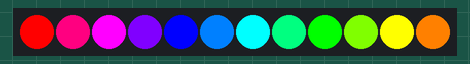
A sketch run on a simulated Arduino Uno, built with avr-gcc and run on an emulated ATmega328P. On the bench: 12 RGB LEDs in strip order, left to right.

Above: at 0.05 s.
At 0.45 s:
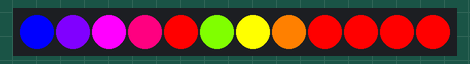
At 0.85 s:
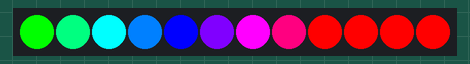
At 1.26 s:
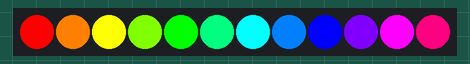
At 1.66 s:
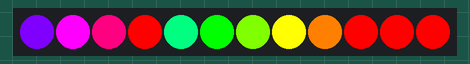

The sketch:

FadingThruColors.ino
```cpp
#include <Adafruit_NeoPixel.h>
#ifdef __AVR__
#include <avr/power.h>
#endif

int const NUM_PIXELS = 12;
int8_t const PIN = 13;
Adafruit_NeoPixel pixels;

void setup() {
  pixels = Adafruit_NeoPixel(NUM_PIXELS, PIN, NEO_GRB+NEO_KHZ800);
  pixels.begin();
  pixels.show(); // Init all pixels to "off"
}
void loop() {
  // Colors are defined in 0xRRGGBB format.
  while (true) {
    for (int i = 12; i >= 0; i--) {
      pixels.setPixelColor(i, 0xFF0000);
      pixels.setPixelColor(abs(i-1), 0xFF8000);
      pixels.setPixelColor(abs(i-2), 0xFFFF00);
      pixels.setPixelColor(abs(i-3), 0x80FF00);
      pixels.setPixelColor(abs(i-4), 0x00FF00);
      pixels.setPixelColor(abs(i-5), 0x00FF80);
      pixels.setPixelColor(abs(i-6), 0x00FFFF);
      pixels.setPixelColor(abs(i-7), 0x0080FF);
      pixels.setPixelColor(abs(i-8), 0x0000FF);
      pixels.setPixelColor(abs(i-9), 0x8000FF);
      pixels.setPixelColor(abs(i-10), 0xFF00FF);
      pixels.setPixelColor(abs(i-11), 0xFF0080);
      pixels.setPixelColor(abs(i-12), 0xFF0000);
      pixels.show();
      delay(100);
    }
  }
}
```

Measured:
- by itself, everything shown: repeats every 1.3 s, in 13 steps
